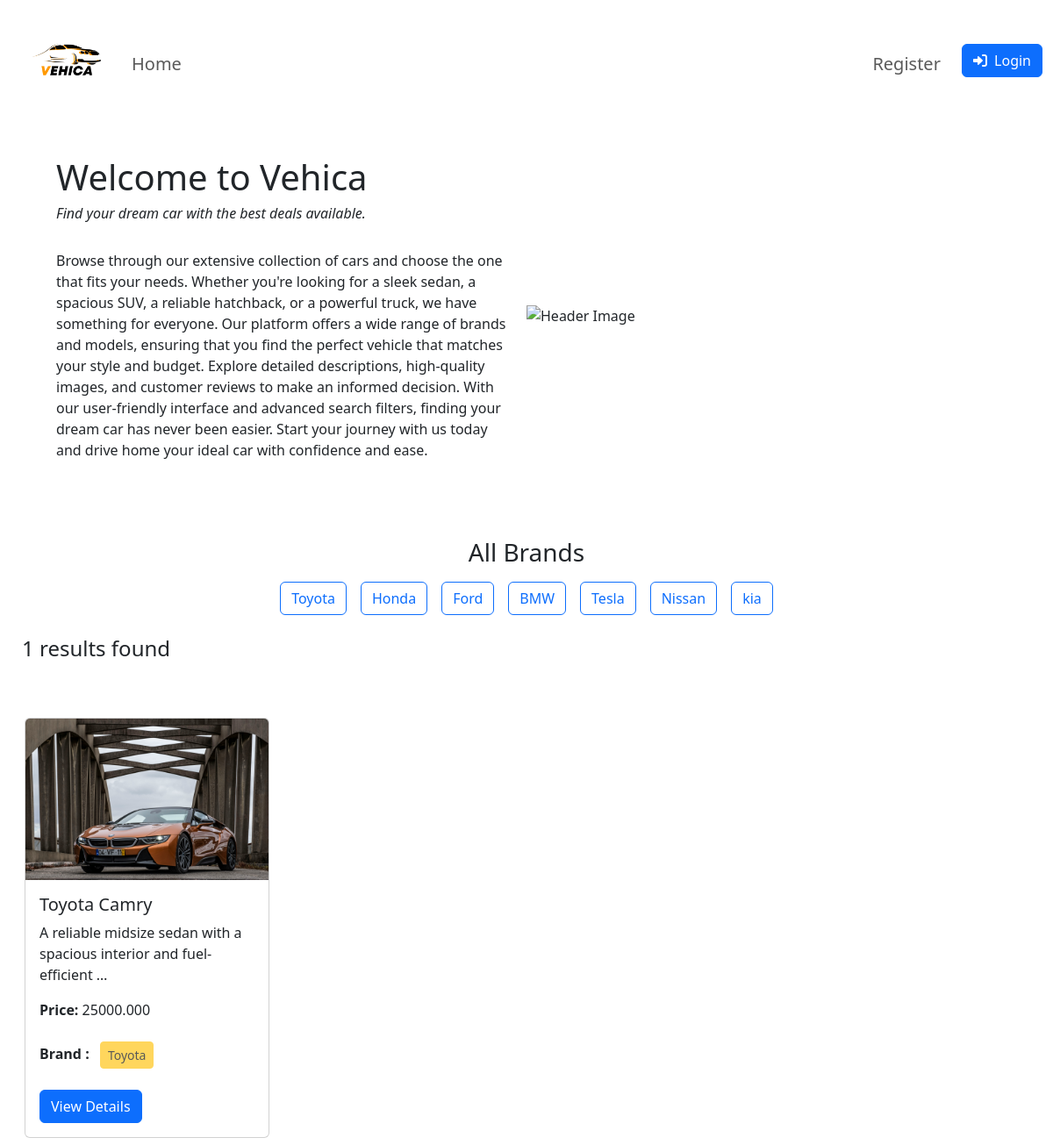
The page /category/toyota/ on the database its author committed.
### brand/models.py (models this page shows, shortened)
class Brand(models.Model):
    name=models.CharField(max_length=100)
    slug = models.SlugField(max_length=100,unique=True)

### car/models.py (models this page shows, shortened)
class Car(models.Model):
    title = models.CharField(max_length=100)
    description = models.TextField()
    price = models.DecimalField(max_digits=10, decimal_places=3)
    quantity = models.PositiveIntegerField()
    brand = models.ForeignKey(Brand, on_delete=models.CASCADE)
    image = models.ImageField(upload_to='car/media/uploads/', blank = True, null = True)
    author = models.ForeignKey(User, on_delete=models.CASCADE)

### vahica/views.py (the view)
# urls.py: path('', views.home, name='homepage'),
def home(request,brand_slug = None):
    data = Car.objects.all()
    if brand_slug is not None:
        cat = Brand.objects.get(slug = brand_slug)
        data = Car.objects.filter(brand  = cat)
    brands = Brand.objects.all()
    return render(request, 'home.html',{'data' : data,'brands':brands})

### templates/home.html
{% extends 'base.html' %}
{% load static %}
{% block content %}
<div class="d-flex flex-wrap px-5 pt-3 align-items-center">
  <div class="col-6 p-3">
    <h1>Welcome to Vehica</h1>
    <h6 style="
    font-style: italic;
    font-size: 16px;
">
      Find your dream car with the best deals available.
    </h6>
    <br>
    <p>Browse through our extensive collection of cars and choose the one that fits your needs. Whether you're looking for a sleek sedan, a spacious SUV, a reliable hatchback, or a powerful truck, we have something for everyone. Our platform offers a wide range of brands and models, ensuring that you find the perfect vehicle that matches your style and budget. Explore detailed descriptions, high-quality images,
      and customer reviews to make an informed decision. With our user-friendly interface and advanced search filters, finding your dream car has never been easier. Start your journey with us today and drive home your ideal car with confidence and ease.</p>
  </div>
  <div class="col-6">
    <img src="{% static 'bg.jpg' %}" alt="Header Image" class="img-fluid" />
  </div>
</div>
<div class="">
  <div class="bg-white p-3" style="
  margin-top: 40px;
  text-align: center">
    <h3 >All Brands</h3>
    <div class="d-flex flex-wrap" style="justify-content: center;">
      {% for brand in brands %}
      <div class="p-2">
        <a href="{% url 'brand_wise_post' brand.slug %}" class="btn btn-outline-primary">{{ brand.name }}</a>
      </div>
      {% endfor %}
    </div>
  </div>
  <div>
    <h4 style="margin-left:25px">{{ data|length }} results found</h4>
    <div class="d-flex flex-wrap pt-5" style="margin-left:20px">
      {% for post in data %}
      <div class="col-sm-3">
        <div class="card m-2">
          <img src="{{ post.image.url }}" class="card-img-top" alt="...">
          <div class="card-body">
            <h5 class="card-title"><a href="{% url 'detail_car' post.id %}" class="text-decoration-none text-dark">{{ post.title }}</a></h5>
            <p class="card-text">{{ post.description|truncatewords:10 }}</p>
            <p class="card-text"><b>Price: </b>{{ post.price }}</p>
            <p class="card-text">
              <b>Brand :</b>
              <button class="btn btn-warning btn-sm m-2" disabled>{{ post.brand.name }}</button>
            </p>
            <a href="{% url 'detail_car' post.id %}" class="btn btn-primary">View Details</a>
          </div>
        </div>
      </div>
      {% endfor %}
    </div>
  </div>
</div>
{% endblock content %}

### templates/base.html (shortened to what this page needs)
<!DOCTYPE html>
<html lang="en">
<head>
    <link href="https://cdn.jsdelivr.net/npm/bootstrap@5.3.3/dist/css/bootstrap.min.css" rel="stylesheet">
    <link href="https://cdnjs.cloudflare.com/ajax/libs/font-awesome/6.0.0-beta3/css/all.min.css" rel="stylesheet">
</head>
<body>
<nav class="navbar navbar-expand-lg">
    <div class="container-fluid">
        {% load static %}
        <img src="{% static 'car_logo.png' %}" alt="Car_Logo" width=130px>
        <div class="collapse navbar-collapse" id="navbarSupportedContent">
            <ul class="navbar-nav me-auto mb-2 mb-lg-0" style="font-size: 20px;">
                <li class="nav-item">
                    <a class="nav-link" href="{% url 'homepage' %}">Home</a>
                </li>
            </ul>
            <div class="d-flex">
                <ul class="navbar-nav me-auto mb-2 mb-lg-0" style="font-size: 20px;">
                    {% if request.user.is_authenticated %}
                    <li class="nav-item mx-3">
                        <a class="nav-link btn btn-outline-primary text-dark" href="{% url 'profile' %}">Profile</a>
                    </li>
                    <li class="nav-item mx-3">
                        <a class="nav-link btn btn-outline-primary text-dark" href="{% url 'logout' %}">Logout</a>
                    </li>
                    {% else %}
                    <li class="nav-item mx-3">
                        <a class="nav-link btn btn-outline-primary" href="{% url 'signup' %}">Register</a>
                    </li>
                    <li class="nav-item">
                        <a class="btn btn-primary" href="{% url 'login' %}" style="font-size: 16px;">
                            <i class="fa-solid fa-right-to-bracket me-1"></i> Login
                        </a>
                    </li>
                    {% endif %}
                </ul>
            </div>
        </div>
    </div>
</nav>
<div>{% block content %}{% endblock content %}</div>
</body>
</html>

### rows shown on the page
Brand: name "Toyota"
Brand: name "Honda"
Brand: name "Ford"
Brand: name "BMW"
Brand: name "Tesla"
Brand: name "Nissan"
Brand: name "kia"
Car: image (picture), title "Toyota Camry", description "A reliable midsize sedan with a spacious interior and fuel-efficient …", price "25000.000", brand.name "Toyota"

### other values the page prints
{{ data|length }} "1"
